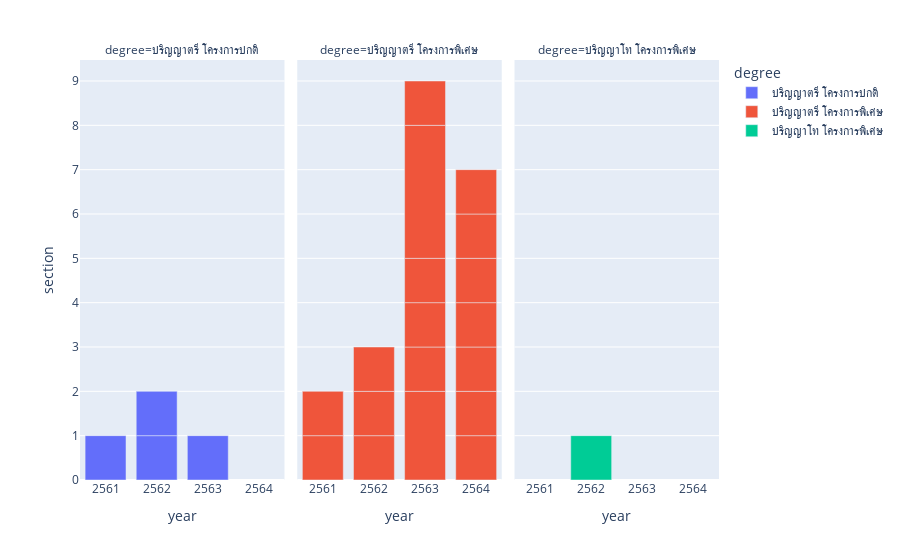

Source (notebook cell):
### Code cell
degree_compare = df.pivot_table(index=['degree','year','sem','subject'] , values='section',aggfunc= pd.Series.nunique).reset_index()
px.bar(degree_compare , x='year' , y='section',color='degree' , facet_col='degree')

### Figure 1 — Plotly figure (JSON) as saved in the notebook; plotly's stock layout.template omitted (floating-point values rounded to 4 significant figures)
{"data": [{"alignmentgroup": "True", "hovertemplate": "degree=ปริญญาตรี โครงการปกติ<br>year=%{x}<br>section=%{y}<extra></extra>", "legendgroup": "ปริญญาตรี โครงการปกติ", "marker": {"color": "#636efa", "pattern": {"shape": ""}}, "name": "ปริญญาตรี โครงการปกติ", "offsetgroup": "ปริญญาตรี โครงการปกติ", "orientation": "v", "showlegend": true, "textposition": "auto", "type": "bar", "x": ["2561", "2562", "2562", "2563"], "xaxis": "x", "y": [1, 1, 1, 1], "yaxis": "y"}, {"alignmentgroup": "True", "hovertemplate": "degree=ปริญญาตรี โครงการพิเศษ<br>year=%{x}<br>section=%{y}<extra></extra>", "legendgroup": "ปริญญาตรี โครงการพิเศษ", "marker": {"color": "#EF553B", "pattern": {"shape": ""}}, "name": "ปริญญาตรี โครงการพิเศษ", "offsetgroup": "ปริญญาตรี โครงการพิเศษ", "orientation": "v", "showlegend": true, "textposition": "auto", "type": "bar", "x": ["2561", "2561", "2562", "2562", "2562", "2563", "2563", "2563", "2563", "2563", "2563", "2564", "2564", "2564", "2564", "2564", "2564", "2564"], "xaxis": "x2", "y": [1, 1, 1, 1, 1, 2, 1, 1, 1, 3, 1, 1, 1, 1, 1, 1, 1, 1], "yaxis": "y2"}, {"alignmentgroup": "True", "hovertemplate": "degree=ปริญญาโท โครงการพิเศษ<br>year=%{x}<br>section=%{y}<extra></extra>", "legendgroup": "ปริญญาโท โครงการพิเศษ", "marker": {"color": "#00cc96", "pattern": {"shape": ""}}, "name": "ปริญญาโท โครงการพิเศษ", "offsetgroup": "ปริญญาโท โครงการพิเศษ", "orientation": "v", "showlegend": true, "textposition": "auto", "type": "bar", "x": ["2562"], "xaxis": "x3", "y": [1], "yaxis": "y3"}], "layout": {"annotations": [{"font": {}, "showarrow": false, "text": "degree=ปริญญาตรี โครงการปกติ", "x": 0.16, "xanchor": "center", "xref": "paper", "y": 1, "yanchor": "bottom", "yref": "paper"}, {"font": {}, "showarrow": false, "text": "degree=ปริญญาตรี โครงการพิเศษ", "x": 0.5, "xanchor": "center", "xref": "paper", "y": 1, "yanchor": "bottom", "yref": "paper"}, {"font": {}, "showarrow": false, "text": "degree=ปริญญาโท โครงการพิเศษ", "x": 0.84, "xanchor": "center", "xref": "paper", "y": 1, "yanchor": "bottom", "yref": "paper"}], "barmode": "relative", "legend": {"title": {"text": "degree"}, "tracegroupgap": 0}, "margin": {"t": 60}, "xaxis": {"anchor": "y", "domain": [0, 0.32], "title": {"text": "year"}}, "xaxis2": {"anchor": "y2", "domain": [0.34, 0.66], "matches": "x", "title": {"text": "year"}}, "xaxis3": {"anchor": "y3", "domain": [0.68, 1.0], "matches": "x", "title": {"text": "year"}}, "yaxis": {"anchor": "x", "domain": [0, 1], "title": {"text": "section"}}, "yaxis2": {"anchor": "x2", "domain": [0, 1], "matches": "y", "showticklabels": false}, "yaxis3": {"anchor": "x3", "domain": [0, 1], "matches": "y", "showticklabels": false}}}
